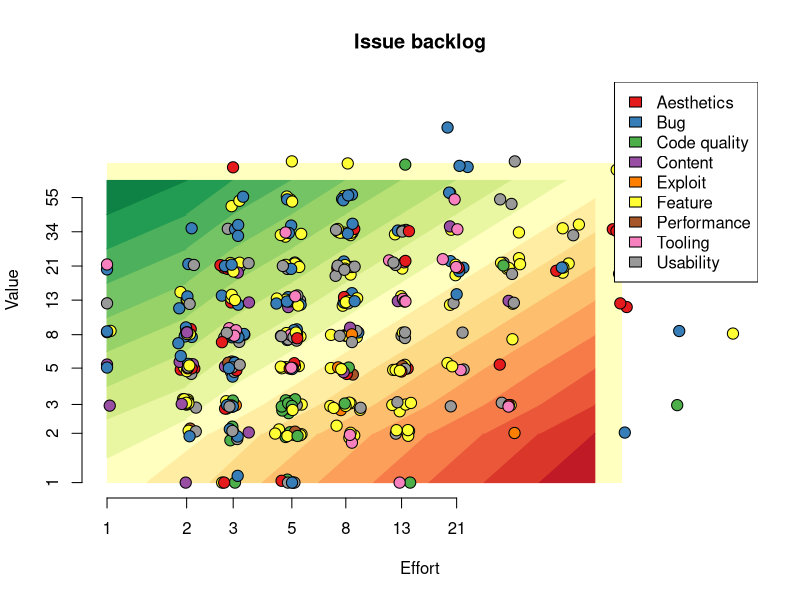

Recreate this plot in R.
library("RColorBrewer")

circleSize = 1.5

#svg("backlog.svg", width=8, height=8)
png("backlog.png", width=500, height=500, type="cairo", pointsize=13)

jitter_log <- function(vals, scaler=0.05) {
  noise <- rnorm(length(vals), mean=0, sd=vals*scaler)
  vals + noise
}

roiPalette = colorRampPalette(brewer.pal(11, "RdYlGn"))
roiCols = roiPalette(19)

data <- read.csv("backlog.csv", sep=",")
x = jitter_log(data$effort)
y = jitter_log(data$value)

maxEffort = max(data$effort)
maxValue = max(data$value)
x = sapply(x, function(n) min(c(n, maxEffort)))
x = sapply(x, function(n) max(c(n, 1)))
y = sapply(y, function(n) min(c(n, maxValue)))
y = sapply(y, function(n) max(c(n, 1)))

# Categories
cats = sort(unique(data$type))
data$typeID = match(data$type, cats)
cols = brewer.pal(length(cats), "Set1")
data$color = cols[data$typeID]

# ROI
vals = c(1, 2, 3, 5, 8, 13, 21, 34, 55, 89)
data$roi = match(data$value, vals) - match(data$effort, vals)

# NA
data$blockedBy[is.na(data$blockedBy)] <- ""

plot(
    NULL, log="xy", xlab="Effort", ylab="Value", axes=FALSE, main="Issue backlog",
    xlim=c(min(x), max(x)), ylim=c(min(y), max(y))
)
axis(1, at=c(1,2,3,5,8,13,21))
axis(2, at=c(1,2,3,5,8,13,21,34,55))
#box()




logHalf <- function(a, b){
    sqrt(a*b)
}




topEdge = logHalf(55,89)

polygon(x=c(1,89,89,1), y=c(1,1,89,89), lty=0, col=roiCols[10])

for (e in 1:8){
    midE = logHalf(vals[e], vals[e+1])
    nextMidE = logHalf(vals[e+1], vals[e+2])
    if (e > 1) {
        for (v in 1:e){
            roi = v-e;
            polygon(
                x=c(midE, nextMidE, nextMidE, midE),
                y=c(vals[v], vals[v+1], vals[v+2], vals[v+1]),
                col=roiCols[10+roi],
                border=roiCols[10+roi]
            )
        }
    }
    roi = -e
    polygon(
        x=c(midE, nextMidE, nextMidE),
        y=c(vals[1], vals[1], vals[2]),
        col=roiCols[10+roi],
        border=roiCols[10+roi]
    )
}

for (v in 1:8){
    midV = logHalf(vals[v], vals[v+1])
    nextMidV = logHalf(vals[v+1], vals[v+2])
    if (v > 1){
        for (e in 1:v){
            roi = v-e;
            polygon(
                x=c(vals[e], vals[e+1], vals[e+2], vals[e+1]),
                y=c(midV, nextMidV, nextMidV, midV),
                col=roiCols[10+roi],
                border=roiCols[10+roi]
            )
        }
    }
    roi = v
    polygon(
        x=c(vals[1], vals[1], vals[2]),
        y=c(midV, nextMidV, nextMidV),
        col=roiCols[10+roi],
        border=roiCols[10+roi]
    )
}


points(x, y, pch=21, bg=data$color, cex=circleSize)
#points(x, y, col=data$color, cex=circleSize, lwd=3)


legend(legend=cats, x="topright", fill=cols)










dev.off()

# Write markdown file
text = "# Backlog"

text = c(text, "![Issue backlog](backlog.png)")
text = c(text, "")

text = c(text, "| Issue | Description | Value | Effort | ROI | Blocked by |")
text = c(text, "| ----: | ----------- | ----: | -----: | --: | ---------: |")

for (i in 1:length(data$roi)){
    entry = paste(
        "| [", data$issue[i], "](", "https://github.com/timgurto/mmo/issues/", data$issue[i], ")",
        " | ", data$description[i],
        " | ", data$value[i],
        " | ", data$effort[i],
        " | ", data$roi[i],
        " | ", data$blockedBy[i],
        " |", sep=""
    )
    text = c(text, entry)
}

write(text, file="backlog.md")
